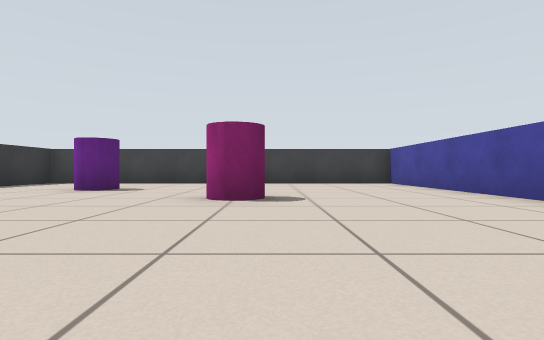
View 1 (above)

16 first-person views from a walk through a Gazebo world. The camera is 0.39 m above the floor, looks level and sees 80° across. The floor is counted in squares, 1 m on a side. Each view is taken from the middle of a square. On the plan, view 1 faces up. The plan holds only what a view shows up to about 9 squares ahead; the rest is blank.

View 2
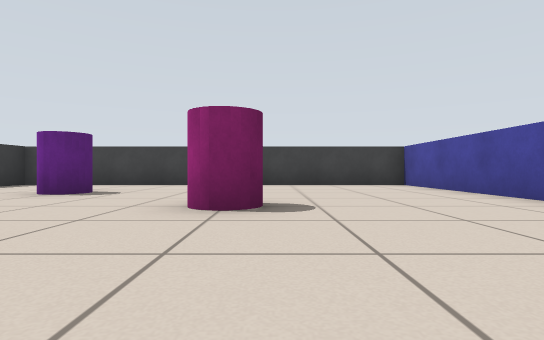

View 3
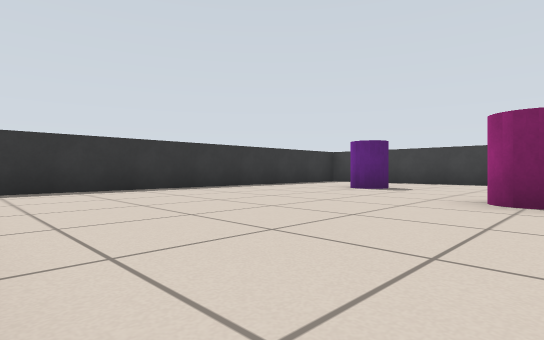

View 4
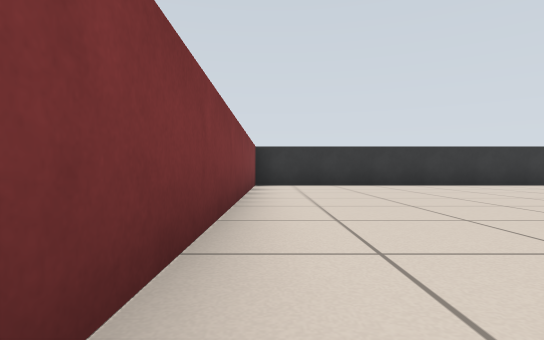

View 5
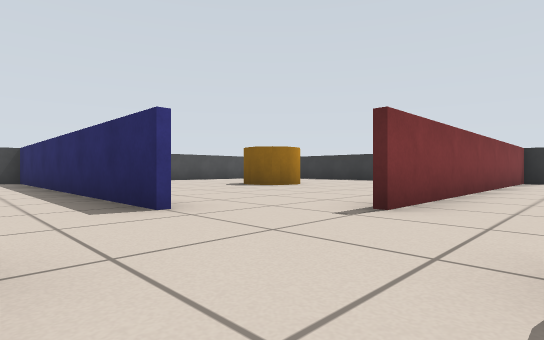

View 6
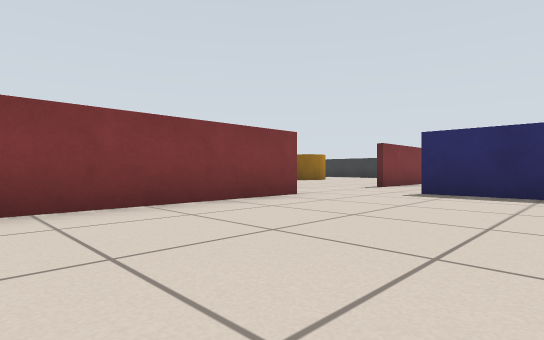

View 7
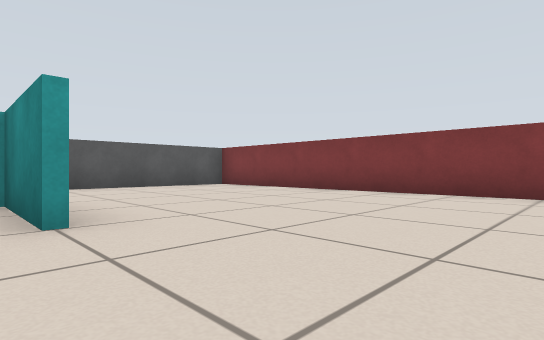

View 8
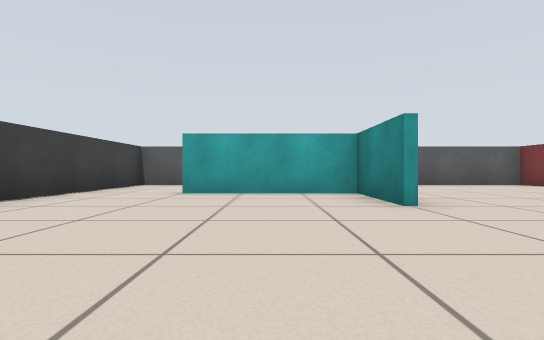

View 9
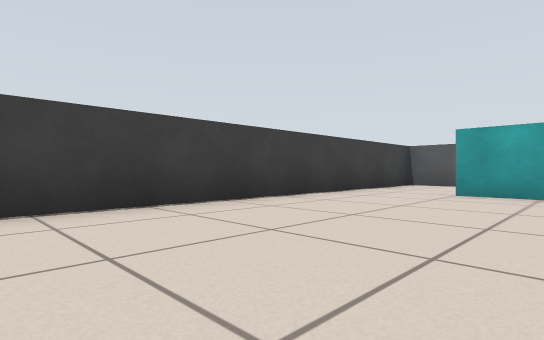

View 10
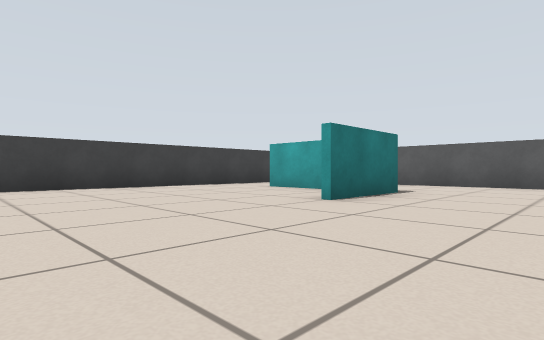

View 11
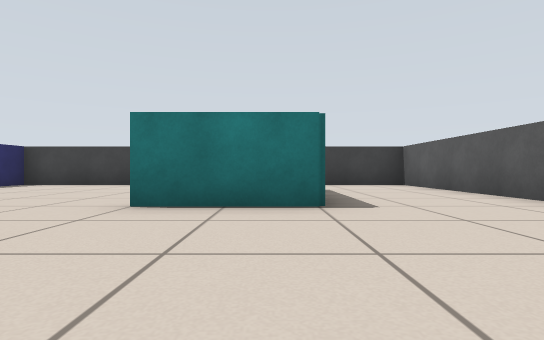

View 12
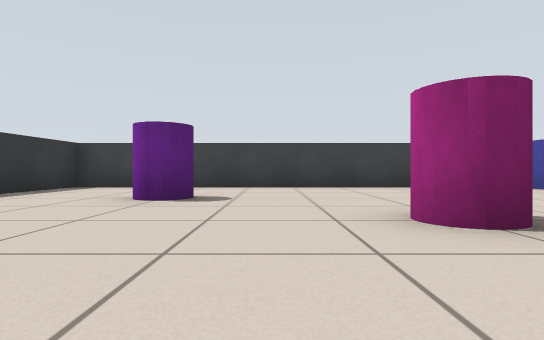

View 13
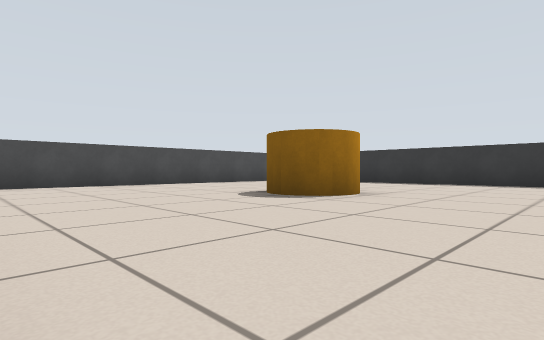

View 14
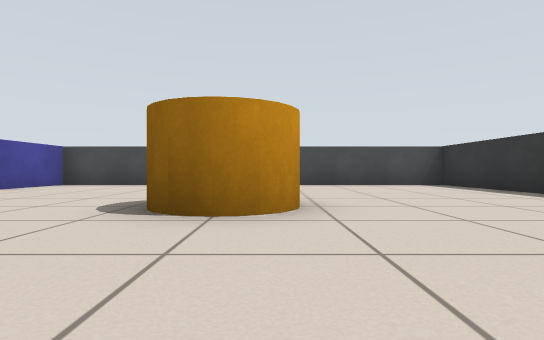

View 15
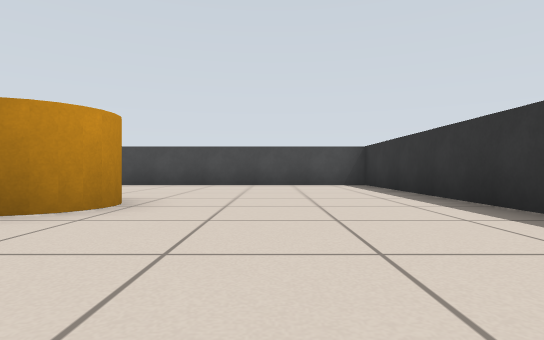

View 16
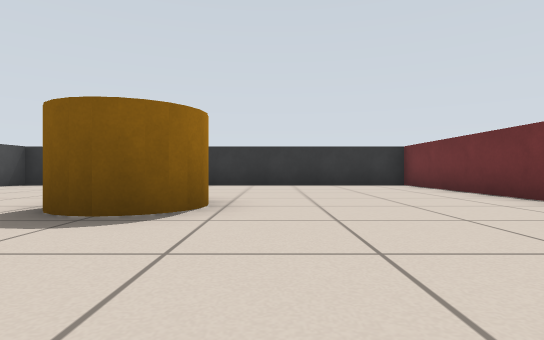

### Floor plan
Ten units are one square. View 1 is at (0, 0); x grows to the right and y downward. Boxes are objects, and circles mark ways between rooms. Rooms are numbered by the first view taken in them; rooms with no view inside come last. Other rooms are left out.
<svg viewBox="-70 -100 209 209">
<path fill="none" stroke="#000" d="M34 -40 34 -95M-62 4 20 4M40 -94 -64 -94 -64 10M36 -26 36 -10M50 4 134 4 134 -94 40 -94M36 -94 36 -86M36 20 36 102M-20 6 -65 6M-64 10 -64 104 34 104 34 84"/>
<rect x="-45" y="-75" width="20" height="20" fill="#bbb"><title>purple cylinder</title></rect>
<rect x="-15" y="-55" width="20" height="20" fill="#bbb"><title>magenta cylinder</title></rect>
<rect x="85" y="-55" width="20" height="20" fill="#bbb"><title>cyan box</title></rect>
<rect x="105" y="-75" width="10" height="30" fill="#bbb"><title>cyan box</title></rect>
<rect x="-25" y="45" width="20" height="20" fill="#bbb"><title>orange cylinder</title></rect>
<circle cx="30" cy="-10" r="3" fill="#2a7"/>
<circle cx="30" cy="20" r="3" fill="#2a7"/>
<text x="-20" y="-50">1</text>
<text x="90" y="-40">2</text>
<text x="-20" y="60">3</text>
</svg>
Room 1 opens to room 2. Room 2 opens to room 3.

Where each view was taken, in squares from view 1:
view 1: 0 up, 0 right, facing up
view 2: 1 up, 0 right, facing up
view 3: 0 up, 0 right, facing up-left
view 4: 0 up, 2 right, facing left
view 5: 1 up, 5 right, facing down-left
view 6: 3 up, 9 right, facing down-left
view 7: 5 up, 6 right, facing down-right
view 8: 6 up, 5 right, facing right
view 9: 6 up, 5 right, facing up-right
view 10: 2 up, 5 right, facing up-right
view 11: 1 up, 10 right, facing up
view 12: 2 up, 2 left, facing up
view 13: 2 down, 3 right, facing down-left
view 14: 2 down, 2 left, facing down
view 15: 2 down, 4 left, facing down
view 16: 4 down, 2 right, facing left
